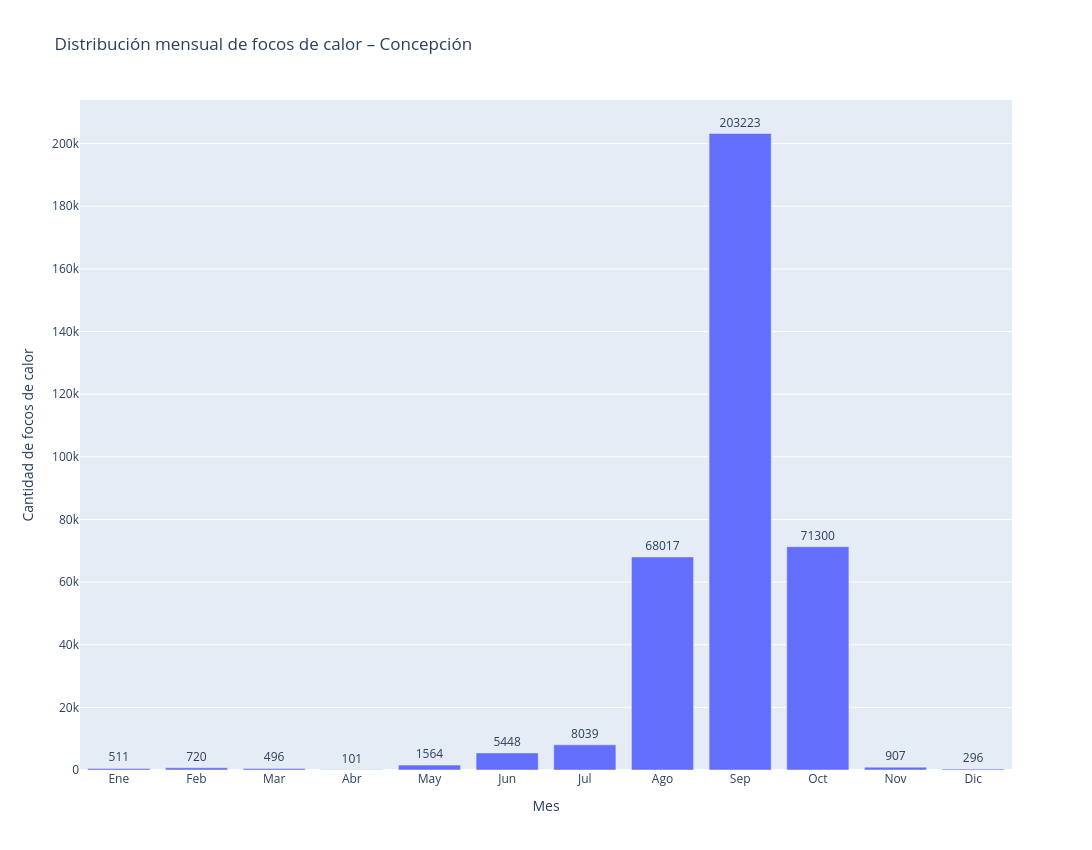

Notebook cell for this chart:
### Markdown cell above
##### 3.4.6. Gráfico del Municipio más afectado (Concepción)

### Code cell
fc_concepcion = Fc_x_mes_SC[Fc_x_mes_SC["Municipio"] == "Concepción"]

fig = px.bar(
    fc_concepcion,
    x="Mes",
    y="Cantidad de focos de calor",
    title="Distribución mensual de focos de calor – Concepción",
    text="Cantidad de focos de calor"
)

fig.update_layout(
    width=1200,
    height=850,
    xaxis=dict(
        dtick=1,
        title="Mes"
    ),
    yaxis=dict(
        tickmode="linear",
        tick0=0,
        dtick=20000,
        title="Cantidad de focos de calor"
    )
)

fig.update_traces(
    textposition="outside"
)

fig.show()

### Figure 1 — Plotly figure (JSON) as saved in the notebook; plotly's stock layout.template omitted (floating-point values rounded to 4 significant figures)
{"data": [{"hovertemplate": "Mes=%{x}<br>Cantidad de focos de calor=%{text}<extra></extra>", "legendgroup": "", "marker": {"color": "#636efa", "pattern": {"shape": ""}}, "name": "", "orientation": "v", "showlegend": false, "text": [511.0, 720.0, 496.0, 101.0, 1564.0, 5448.0, 8039.0, 68020.0, 203200.0, 71300.0, 907.0, 296.0], "textposition": "outside", "type": "bar", "x": ["Ene", "Feb", "Mar", "Abr", "May", "Jun", "Jul", "Ago", "Sep", "Oct", "Nov", "Dic"], "xaxis": "x", "y": [511, 720, 496, 101, 1564, 5448, 8039, 68017, 203223, 71300, 907, 296], "yaxis": "y"}], "layout": {"barmode": "relative", "height": 850, "legend": {"tracegroupgap": 0}, "title": {"text": "Distribución mensual de focos de calor – Concepción"}, "width": 1200, "xaxis": {"anchor": "y", "domain": [0, 1], "dtick": 1, "title": {"text": "Mes"}}, "yaxis": {"anchor": "x", "domain": [0, 1], "dtick": 20000, "tick0": 0, "tickmode": "linear", "title": {"text": "Cantidad de focos de calor"}}}}
